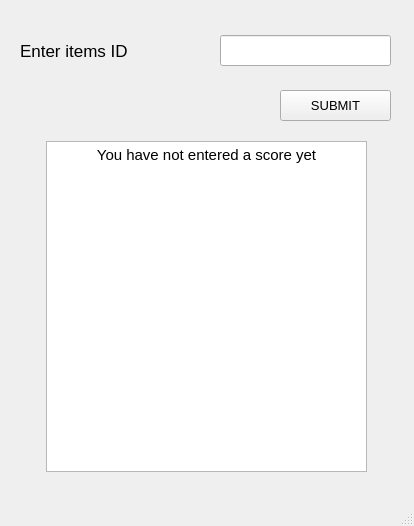
<?xml version="1.0" encoding="UTF-8"?>
<ui version="4.0">
 <class>TeacherWindow</class>
 <widget class="QMainWindow" name="TeacherWindow">
  <property name="geometry">
   <rect>
    <x>0</x>
    <y>0</y>
    <width>414</width>
    <height>526</height>
   </rect>
  </property>
  <property name="windowTitle">
   <string>MainWindow</string>
  </property>
  <widget class="QWidget" name="centralwidget">
   <widget class="QLineEdit" name="enterid">
    <property name="geometry">
     <rect>
      <x>220</x>
      <y>35</y>
      <width>171</width>
      <height>31</height>
     </rect>
    </property>
    <property name="font">
     <font>
      <pointsize>13</pointsize>
     </font>
    </property>
   </widget>
   <widget class="QLabel" name="label">
    <property name="geometry">
     <rect>
      <x>20</x>
      <y>10</y>
      <width>181</width>
      <height>81</height>
     </rect>
    </property>
    <property name="font">
     <font>
      <pointsize>13</pointsize>
     </font>
    </property>
    <property name="text">
     <string>Enter items ID</string>
    </property>
   </widget>
   <widget class="QPushButton" name="submit">
    <property name="geometry">
     <rect>
      <x>280</x>
      <y>90</y>
      <width>111</width>
      <height>31</height>
     </rect>
    </property>
    <property name="font">
     <font>
      <pointsize>10</pointsize>
     </font>
    </property>
    <property name="text">
     <string>SUBMIT</string>
    </property>
   </widget>
   <widget class="QTextBrowser" name="textBrowser">
    <property name="geometry">
     <rect>
      <x>46</x>
      <y>141</y>
      <width>321</width>
      <height>331</height>
     </rect>
    </property>
    <property name="html">
     <string>&lt;!DOCTYPE HTML PUBLIC &quot;-//W3C//DTD HTML 4.0//EN&quot; &quot;http://www.w3.org/TR/REC-html40/strict.dtd&quot;&gt;
&lt;html&gt;&lt;head&gt;&lt;meta name=&quot;qrichtext&quot; content=&quot;1&quot; /&gt;&lt;style type=&quot;text/css&quot;&gt;
p, li { white-space: pre-wrap; }
&lt;/style&gt;&lt;/head&gt;&lt;body style=&quot; font-family:'MS Shell Dlg 2'; font-size:7.8pt; font-weight:400; font-style:normal;&quot;&gt;
&lt;p align=&quot;center&quot; style=&quot; margin-top:0px; margin-bottom:0px; margin-left:0px; margin-right:0px; -qt-block-indent:0; text-indent:0px;&quot;&gt;&lt;span style=&quot; font-size:11pt;&quot;&gt;You have not entered a score yet&lt;/span&gt;&lt;/p&gt;&lt;/body&gt;&lt;/html&gt;</string>
    </property>
   </widget>
  </widget>
  <widget class="QMenuBar" name="menubar">
   <property name="geometry">
    <rect>
     <x>0</x>
     <y>0</y>
     <width>414</width>
     <height>26</height>
    </rect>
   </property>
  </widget>
  <widget class="QStatusBar" name="statusbar"/>
 </widget>
 <resources/>
 <connections/>
</ui>
